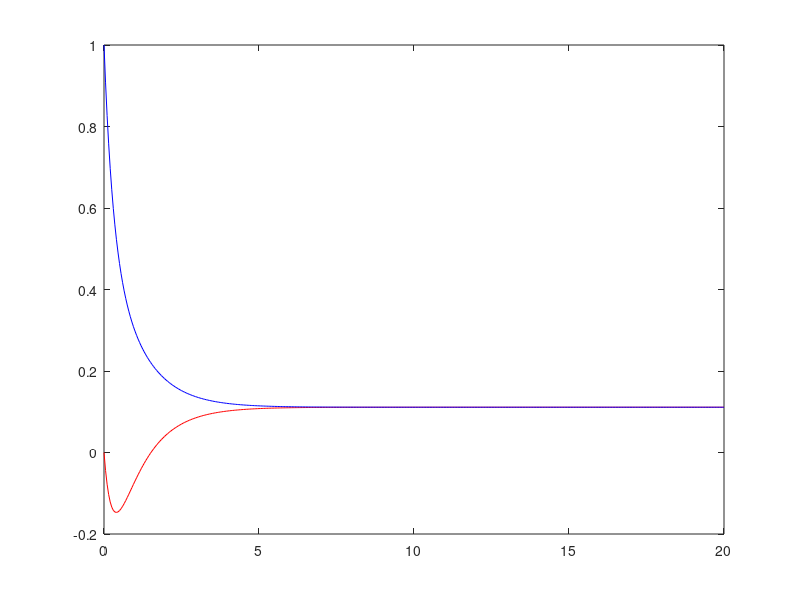

Recreate this plot in MATLAB.
A=[-2 -1 1; -1 -2 1; 0 0 -3];
B=[0; 0; 1];
C1=[1 0 0];
C2=[0 1 0];
D=0;

delta=0.05;
t=0:delta:20;
u=1*ones(1,length(t));

s1=ss(A,B,C1,D);
s2=ss(A,B,C2,D);
y1=lsim(s1,u,t,[0;1;0]);
y2=lsim(s2,u,t,[0;1;0]);
plot(t,y1,'r');
hold on;
plot(t,y2,'b');
hold on;